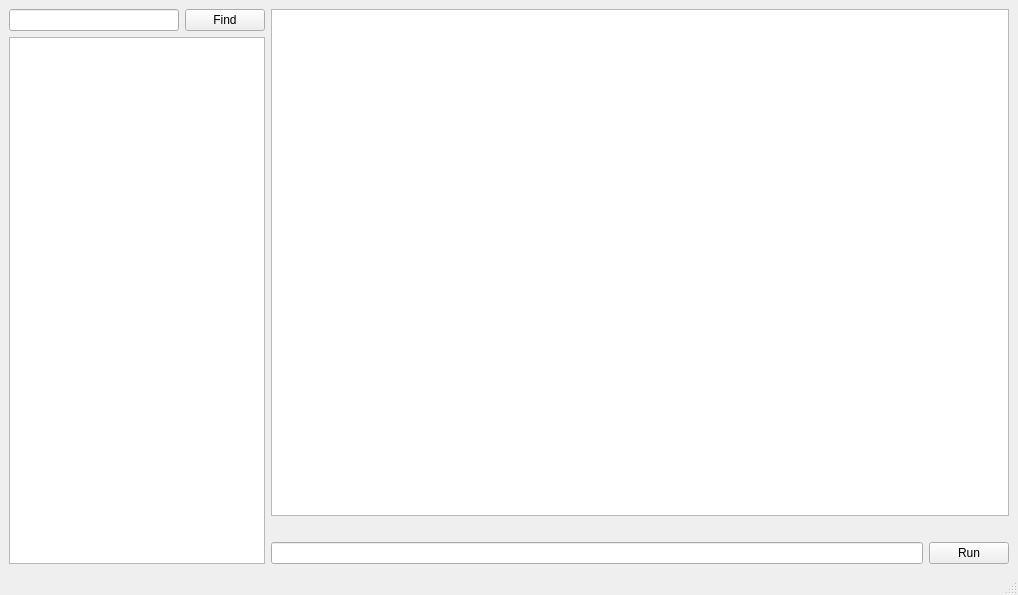
<?xml version="1.0" encoding="UTF-8"?>
<ui version="4.0">
 <class>MainWindow</class>
 <widget class="QMainWindow" name="MainWindow">
  <property name="geometry">
   <rect>
    <x>0</x>
    <y>0</y>
    <width>1018</width>
    <height>595</height>
   </rect>
  </property>
  <property name="windowTitle">
   <string>MainWindow</string>
  </property>
  <widget class="QWidget" name="centralwidget">
   <layout class="QGridLayout" name="gridLayout_2">
    <item row="2" column="2">
     <layout class="QHBoxLayout" name="horizontalLayout_2">
      <item>
       <widget class="QLineEdit" name="BinLine"/>
      </item>
      <item>
       <widget class="QPushButton" name="checkBinButton">
        <property name="text">
         <string>Run</string>
        </property>
       </widget>
      </item>
     </layout>
    </item>
    <item row="0" column="2">
     <layout class="QVBoxLayout" name="verticalLayout">
      <item>
       <widget class="MyGraphicsView" name="graphicsView"/>
      </item>
     </layout>
    </item>
    <item row="0" column="0" rowspan="3" colspan="2">
     <layout class="QGridLayout" name="gridLayout">
      <item row="1" column="0">
       <layout class="QVBoxLayout" name="verticalLayout_2">
        <item>
         <layout class="QHBoxLayout" name="horizontalLayout">
          <item>
           <widget class="QLineEdit" name="lineEdit"/>
          </item>
          <item>
           <widget class="QPushButton" name="btnSelectFolder">
            <property name="enabled">
             <bool>true</bool>
            </property>
            <property name="sizePolicy">
             <sizepolicy hsizetype="Minimum" vsizetype="Fixed">
              <horstretch>0</horstretch>
              <verstretch>0</verstretch>
             </sizepolicy>
            </property>
            <property name="text">
             <string>Find</string>
            </property>
            <property name="iconSize">
             <size>
              <width>20</width>
              <height>30</height>
             </size>
            </property>
           </widget>
          </item>
         </layout>
        </item>
        <item>
         <widget class="QListView" name="listView">
          <property name="sizePolicy">
           <sizepolicy hsizetype="Fixed" vsizetype="Expanding">
            <horstretch>0</horstretch>
            <verstretch>0</verstretch>
           </sizepolicy>
          </property>
         </widget>
        </item>
       </layout>
      </item>
     </layout>
    </item>
    <item row="1" column="2">
     <widget class="QLabel" name="label">
      <property name="text">
       <string/>
      </property>
     </widget>
    </item>
   </layout>
  </widget>
  <widget class="QMenuBar" name="menubar">
   <property name="geometry">
    <rect>
     <x>0</x>
     <y>0</y>
     <width>1018</width>
     <height>22</height>
    </rect>
   </property>
  </widget>
  <widget class="QStatusBar" name="statusbar"/>
 </widget>
 <customwidgets>
  <customwidget>
   <class>MyGraphicsView</class>
   <extends>QGraphicsView</extends>
   <header>mygraphicsview.h</header>
  </customwidget>
 </customwidgets>
 <tabstops>
  <tabstop>listView</tabstop>
 </tabstops>
 <resources/>
 <connections>
  <connection>
   <sender>checkBinButton</sender>
   <signal>clicked()</signal>
   <receiver>label</receiver>
   <slot>show()</slot>
   <hints>
    <hint type="sourcelabel">
     <x>803</x>
     <y>529</y>
    </hint>
    <hint type="destinationlabel">
     <x>552</x>
     <y>488</y>
    </hint>
   </hints>
  </connection>
 </connections>
</ui>
